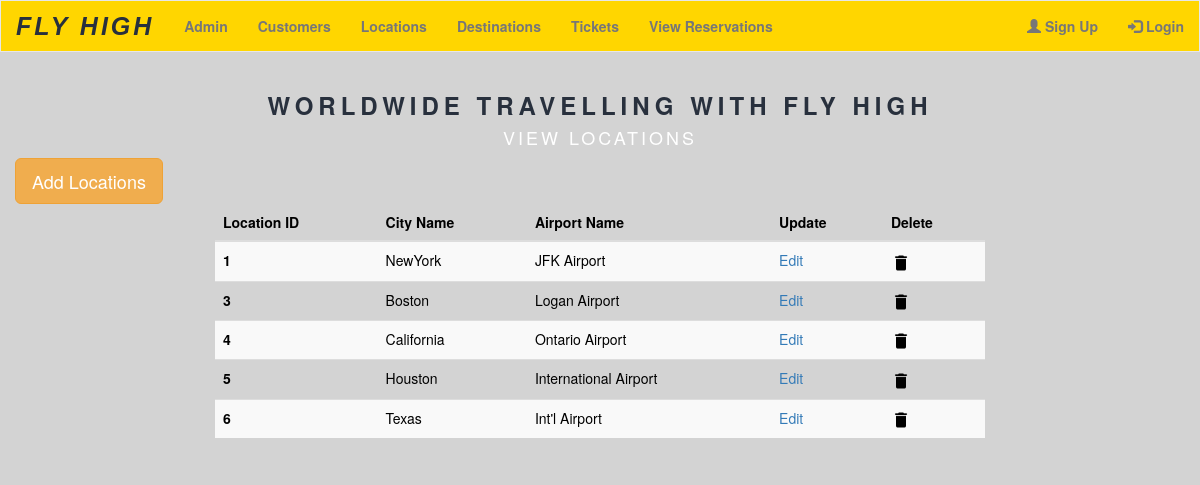
The app's page /admin/Locations.php with its own data.
### tables this page shows
CREATE TABLE `currentloc` (
  `From_ID` int(11) NOT NULL,
  `City_Name` varchar(20) NOT NULL,
  `Airport_Name` varchar(40) DEFAULT NULL
);

### admin/Locations.php (the view, shortened to what this page needs)
<?php
require_once('../database.php');
$queryCustomers = 'SELECT * FROM currentloc
                           ORDER BY From_ID';
$statement2 = $db->prepare($queryCustomers);
$statement2->execute();
$locations = $statement2->fetchAll();
?>
<!DOCTYPE html>
<html lang="en">
<head>
  <link rel="stylesheet" href="https://maxcdn.bootstrapcdn.com/bootstrap/3.3.7/css/bootstrap.min.css">
  <link rel="stylesheet" type="text/css" href="../css/style1.css" />
</head>
<body>
 <?php
 include("adminheader.php");
?>
<div class="col-sm-12 container-fluid top">
    <br>
        <h3 class="screen-logo">WORLDWIDE TRAVELLING WITH FLY HIGH</h3>
        <H4 class="screen-mission">VIEW LOCATIONS</H4>
        <a href="addlocation.php"><button type="button"  class="btn btn-warning btn-lg">Add Locations</button></a>
    <br>
</div>
<div class="col-sm-2 container-fluid top"> </div>
<div class="col-sm-8 container-fluid top">
<table class="table table-striped table-inverse" style="color: black">
  <thead>
    <tr>
      <th>Location ID</th>
      <th>City Name</th>
      <th>Airport Name</th>
      <th>Update</th>
      <th>Delete</th>
    </tr>
  </thead>
  <tbody>
  <?php foreach ($locations as $loc) : ?>
    <tr>
      <th scope="row"><?php echo $loc['From_ID']; ?></th>
      <td><?php echo ucfirst($loc['City_Name']); ?></td>
      <td><?php echo $loc['Airport_Name']; ?></td>
      <td><a href="EditLocations.php?edit_id=<?php echo $loc['From_ID']; ?>">Edit</a></td>
      <td><a href="deleteLocations.php?delete_id=<?php echo $loc['From_ID']; ?>"><img src="../images/del.png" onclick="return confirm('Are you sure to delete the Location Record !'); " class="responsive delImage"></a></td>
    </tr>
    <?php endforeach; ?>
  </tbody>
</table>
</div>
</body>
</html>

### admin/adminheader.php (shortened to what this page needs)
<nav class = "navbar navbar-default" role = "navigation">
   <div class = "navbar-header">
      <a class = "navbar-brand" href = "#">FLY HIGH</a>
   </div>
   <div class = "collapse navbar-collapse" id = "example-navbar-collapse">
      <ul class = "nav navbar-nav">
         <li><a href = "admin.php">Admin</a></li>
         <li><a href = "ViewCustomers.php">Customers</a></li>
         <li><a href = "Locations.php">Locations</a></li>
         <li><a href = "Destinations.php">Destinations</a></li>
         <li><a href = "setTicket.php">Tickets</a></li>
         <li><a href = "reservation.php">View Reservations</a></li>
      </ul>
      <?php
        if (!isset($_SESSION['user_name'])) { ?>
           <ul class="nav navbar-nav navbar-right">
            <li><a href="#" data-toggle="modal" data-target="#signup"><span class="glyphicon glyphicon-user" ></span> Sign Up</a></li>
            <li ><a href="#" class="active" data-toggle="modal" data-target="#login"><span class="glyphicon glyphicon-log-in"></span> Login</a></li>
            </ul>
          <?php
          }
      ?>
   </div>
</nav>

### css/style1.css (style rules this page uses)
.navbar { margin-bottom: 0; border-radius: 0; background-color: #FFD600; font-weight: bold; }
.navbar-header .navbar-brand { color: #28303d; font-family: "Impact, Charcoal", sans-serif; font-style: italic; letter-spacing: 3px; font-weight: bold; font-size: 25px; }
.screen-logo { color: #28303d; font-weight: bold; text-align: center; letter-spacing: 5px; }
.screen-mission { color: white; text-align: center; letter-spacing: 3px; }
body { background-color: #D3D3D3; }

### admin/Locations.php (style rules this page uses)
.delImage { width:20px; height: 20px; }

### records on screen
currentloc: From_ID "1", City_Name "NewYork", Airport_Name "JFK Airport"
currentloc: From_ID "3", City_Name "Boston", Airport_Name "Logan Airport"
currentloc: From_ID "4", City_Name "California", Airport_Name "Ontario Airport"
currentloc: From_ID "5", City_Name "Houston", Airport_Name "International Airport"
currentloc: From_ID "6", City_Name "Texas", Airport_Name "Int'l Airport"
